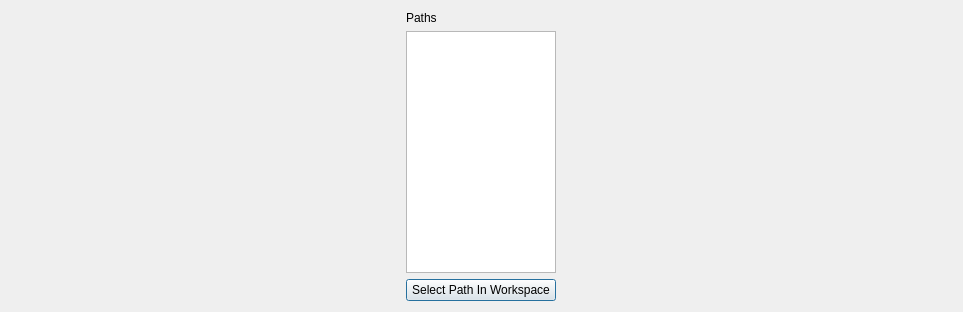
<?xml version="1.0" encoding="UTF-8"?>
<ui version="4.0">
 <class>flowTracePlot</class>
 <widget class="QDialog" name="flowTracePlot">
  <property name="geometry">
   <rect>
    <x>0</x>
    <y>0</y>
    <width>963</width>
    <height>312</height>
   </rect>
  </property>
  <property name="windowTitle">
   <string>Flow Trace</string>
  </property>
  <layout class="QVBoxLayout" name="verticalLayout">
   <item>
    <layout class="QGridLayout" name="gridLayout">
     <item row="1" column="1">
      <widget class="QListWidget" name="paths">
       <property name="maximumSize">
        <size>
         <width>150</width>
         <height>16777215</height>
        </size>
       </property>
       <property name="selectionMode">
        <enum>QAbstractItemView::ExtendedSelection</enum>
       </property>
      </widget>
     </item>
     <item row="0" column="1">
      <widget class="QLabel" name="label">
       <property name="text">
        <string>Paths</string>
       </property>
      </widget>
     </item>
     <item row="2" column="1">
      <widget class="QPushButton" name="pbSelectPath">
       <property name="text">
        <string>Select Path In Workspace</string>
       </property>
      </widget>
     </item>
     <item row="0" column="0" rowspan="3">
      <layout class="QGridLayout" name="plotLayout"/>
     </item>
    </layout>
   </item>
  </layout>
 </widget>
 <resources/>
 <connections/>
</ui>
